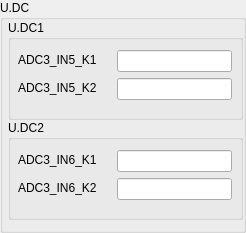
             <widget class="QGroupBox" name="groupBox_9">
              <property name="minimumSize">
               <size>
                <width>0</width>
                <height>0</height>
               </size>
              </property>
              <property name="maximumSize">
               <size>
                <width>250</width>
                <height>250</height>
               </size>
              </property>
              <property name="title">
               <string>U.DC</string>
              </property>
              <layout class="QVBoxLayout" name="verticalLayout_7">
               <property name="spacing">
                <number>0</number>
               </property>
               <property name="sizeConstraint">
                <enum>QLayout::SizeConstraint::SetNoConstraint</enum>
               </property>
               <property name="leftMargin">
                <number>5</number>
               </property>
               <property name="topMargin">
                <number>0</number>
               </property>
               <property name="rightMargin">
                <number>0</number>
               </property>
               <property name="bottomMargin">
                <number>10</number>
               </property>
               <item>
                <widget class="QGroupBox" name="groupBox_16">
                 <property name="minimumSize">
                  <size>
                   <width>235</width>
                   <height>100</height>
                  </size>
                 </property>
                 <property name="maximumSize">
                  <size>
                   <width>235</width>
                   <height>100</height>
                  </size>
                 </property>
                 <property name="title">
                  <string>U.DC1</string>
                 </property>
                 <widget class="QWidget" name="layoutWidget_17">
                  <property name="geometry">
                   <rect>
                    <x>0</x>
                    <y>30</y>
                    <width>231</width>
                    <height>65</height>
                   </rect>
                  </property>
                  <layout class="QFormLayout" name="formLayout_17">
                   <property name="horizontalSpacing">
                    <number>20</number>
                   </property>
                   <property name="leftMargin">
                    <number>10</number>
                   </property>
                   <property name="topMargin">
                    <number>0</number>
                   </property>
                   <item row="0" column="0">
                    <widget class="QLabel" name="label_51">
                     <property name="maximumSize">
                      <size>
                       <width>90</width>
                       <height>20</height>
                      </size>
                     </property>
                     <property name="text">
                      <string>ADC3_IN5_K1</string>
                     </property>
                    </widget>
                   </item>
                   <item row="0" column="1">
                    <widget class="QLineEdit" name="lineEdit_37">
                     <property name="maximumSize">
                      <size>
                       <width>115</width>
                       <height>30</height>
                      </size>
                     </property>
                    </widget>
                   </item>
                   <item row="1" column="0">
                    <widget class="QLabel" name="label_52">
                     <property name="maximumSize">
                      <size>
                       <width>90</width>
                       <height>20</height>
                      </size>
                     </property>
                     <property name="text">
                      <string>ADC3_IN5_K2</string>
                     </property>
                    </widget>
                   </item>
                   <item row="1" column="1">
                    <widget class="QLineEdit" name="lineEdit_38">
                     <property name="maximumSize">
                      <size>
                       <width>115</width>
                       <height>30</height>
                      </size>
                     </property>
                    </widget>
                   </item>
                  </layout>
                 </widget>
                </widget>
               </item>
               <item>
                <widget class="QGroupBox" name="groupBox_19">
                 <property name="minimumSize">
                  <size>
                   <width>235</width>
                   <height>100</height>
                  </size>
                 </property>
                 <property name="maximumSize">
                  <size>
                   <width>235</width>
                   <height>100</height>
                  </size>
                 </property>
                 <property name="title">
                  <string>U.DC2</string>
                 </property>
                 <widget class="QWidget" name="layoutWidget_20">
                  <property name="geometry">
                   <rect>
                    <x>0</x>
                    <y>30</y>
                    <width>231</width>
                    <height>65</height>
                   </rect>
                  </property>
                  <layout class="QFormLayout" name="formLayout_20">
                   <property name="horizontalSpacing">
                    <number>20</number>
                   </property>
                   <property name="leftMargin">
                    <number>10</number>
                   </property>
                   <property name="topMargin">
                    <number>0</number>
                   </property>
                   <item row="0" column="0">
                    <widget class="QLabel" name="label_57">
                     <property name="maximumSize">
                      <size>
                       <width>90</width>
                       <height>20</height>
                      </size>
                     </property>
                     <property name="text">
                      <string>ADC3_IN6_K1</string>
                     </property>
                    </widget>
                   </item>
                   <item row="0" column="1">
                    <widget class="QLineEdit" name="lineEdit_43">
                     <property name="maximumSize">
                      <size>
                       <width>115</width>
                       <height>30</height>
                      </size>
                     </property>
                    </widget>
                   </item>
                   <item row="1" column="0">
                    <widget class="QLabel" name="label_58">
                     <property name="maximumSize">
                      <size>
                       <width>90</width>
                       <height>20</height>
                      </size>
                     </property>
                     <property name="text">
                      <string>ADC3_IN6_K2</string>
                     </property>
                    </widget>
                   </item>
                   <item row="1" column="1">
                    <widget class="QLineEdit" name="lineEdit_44">
                     <property name="maximumSize">
                      <size>
                       <width>115</width>
                       <height>30</height>
                      </size>
                     </property>
                    </widget>
                   </item>
                  </layout>
                 </widget>
                </widget>
               </item>
              </layout>
             </widget>
